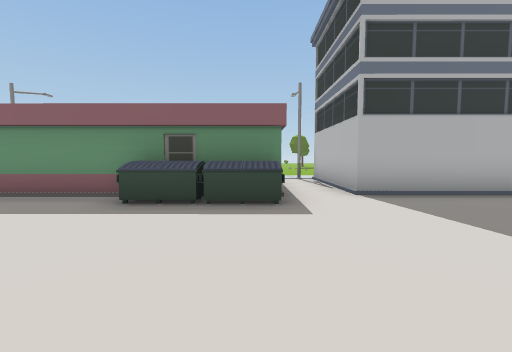
view 1 (above)

16 first-person views from a walk through a 3-D level made in the Unity game engine. The camera is 1.4 m above the floor, tilts 4° down and sees 90° across. The floor is counted in squares, 2 m on a side. Each view is taken from the middle of a square. On the plan, view 1 faces up. The plan holds only what a view shows up to about 9 squares ahead; the rest is blank. The place goes on beyond the plan.

view 2
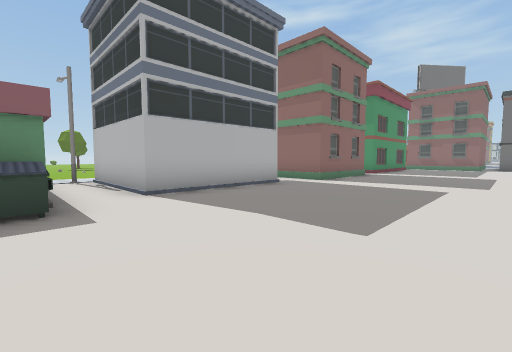

view 3
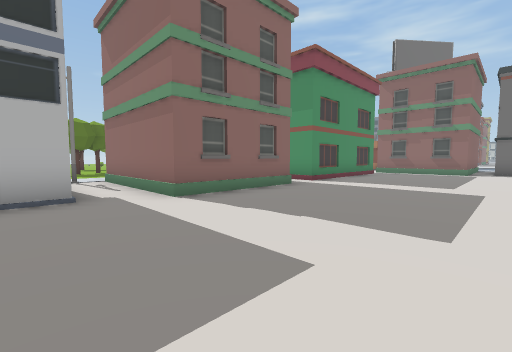

view 4
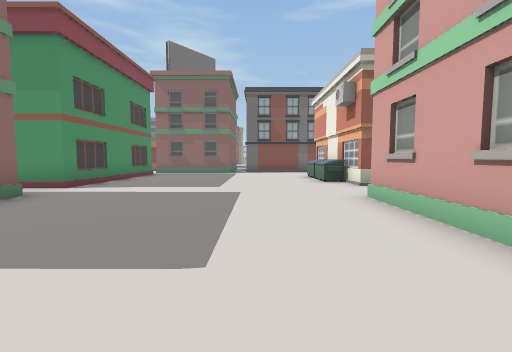

view 5
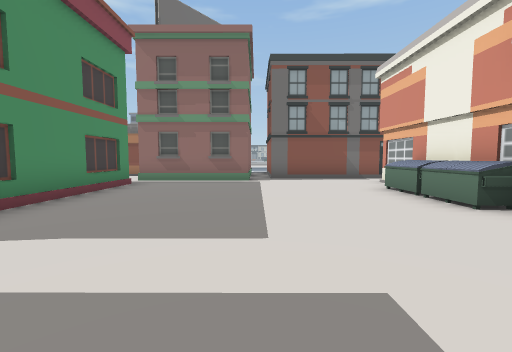

view 6
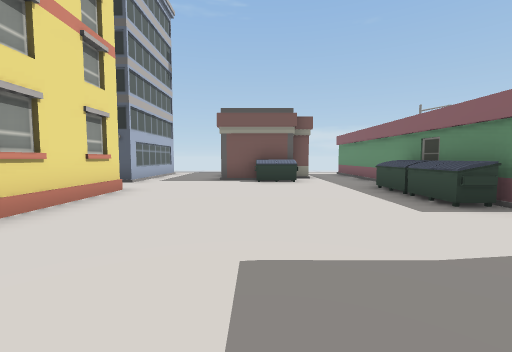

view 7
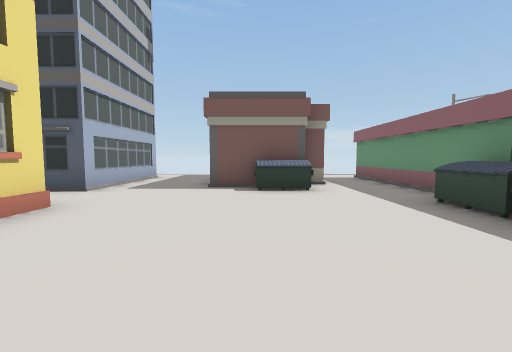

view 8
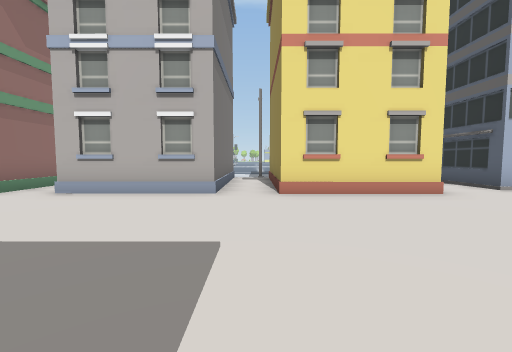

view 9
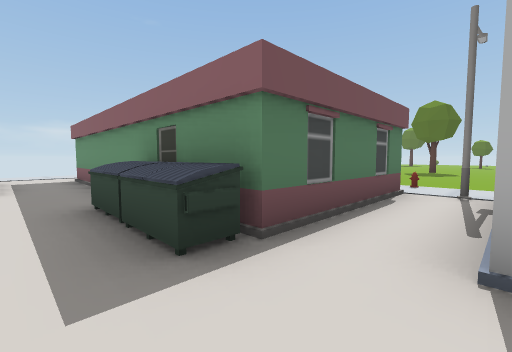

view 10
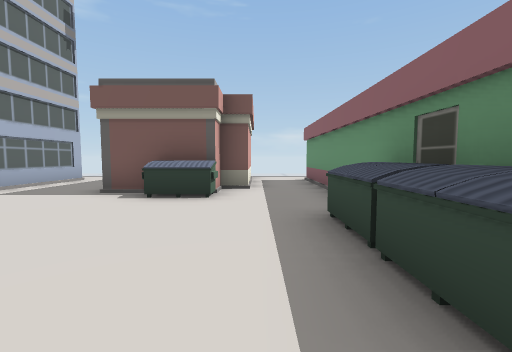

view 11
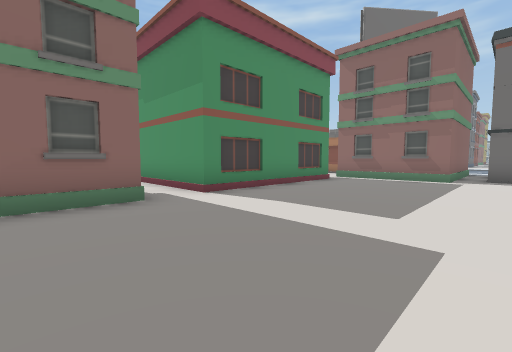

view 12
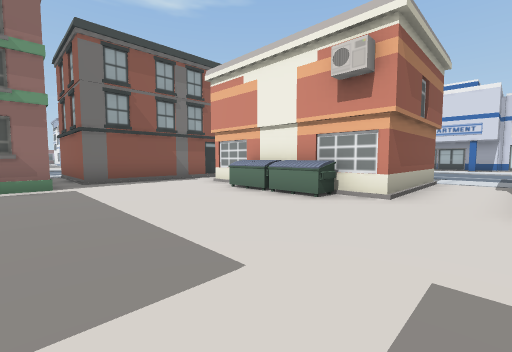

view 13
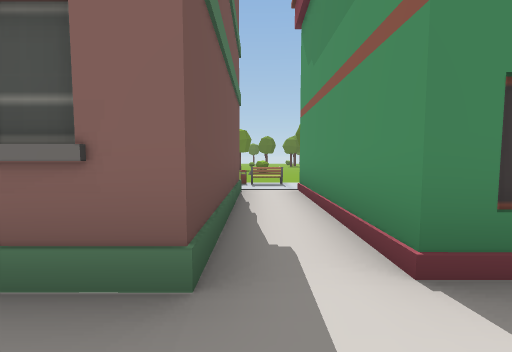

view 14
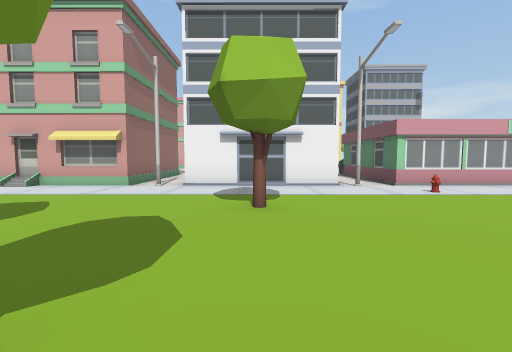

view 15
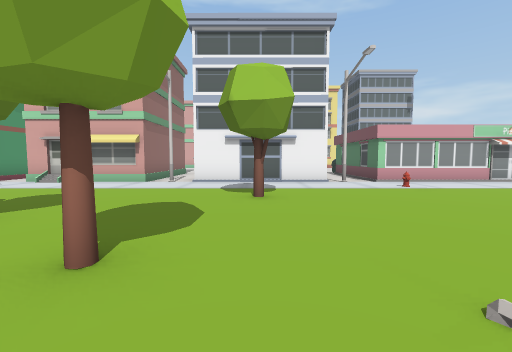

view 16
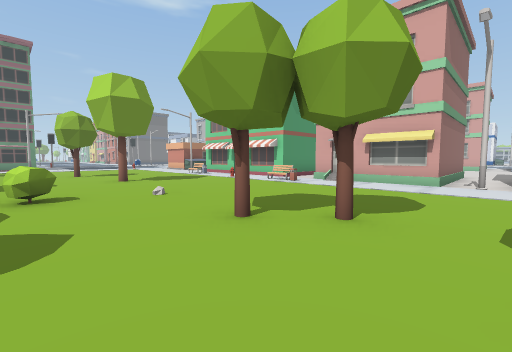

### Floor plan
Key: @ floor where view 1 was taken; # wall or solid block; . floor; / step, stairs or slope; S streetlight; B building; U dumpster; T tree; H bush; O other object.
Columns run from 8 left of view 1 to 22 right of it. Each row starts with its distance up from view 1.
 16             . .....H...
 15            ...............
 14         .....T..T.........T
 13         .......T......T..
 12         ................
 11        .....T..........
 10        .O............
  9          S.   S    ..
  8     #####.####..#####
  7         #.#   ..   .#
  6        ##.##  ..   .#
  5 .#######B.B###..###.######.
  4 ......UUU.......B.........#
  3  ###......................#
  2    #U.....................B
  1    ##........................./
  0     #...@..................###B
 -1  ..........................#
 -2  ......B##.#####B##...UUU..#
 -3  B###..  #.#   #   ..#####.#
 -4     #.   #.#   #   ..#
 -5     #    #.#       ..#
 -6          # #B       .
 -7                    ..
 -8                    //
 -9                    ..

Where each view was taken, in squares from view 1:
view 1: 0 up, 0 right, facing up
view 2: 0 up, 0 right, facing up-right
view 3: 0 up, 5 right, facing up-right
view 4: 0 up, 6 right, facing right
view 5: 1 up, 10 right, facing right
view 6: 1 up, 4 right, facing left
view 7: 1 up, 2 right, facing left
view 8: 3 up, 2 right, facing down
view 9: 3 up, 2 right, facing up-left
view 10: 3 up, 1 right, facing left
view 11: 0 up, 9 right, facing up-right
view 12: 2 up, 11 right, facing down-right
view 13: 3 up, 11 right, facing up
view 14: 15 up, 4 right, facing down
view 15: 16 up, 4 right, facing down
view 16: 16 up, 6 right, facing down-right
